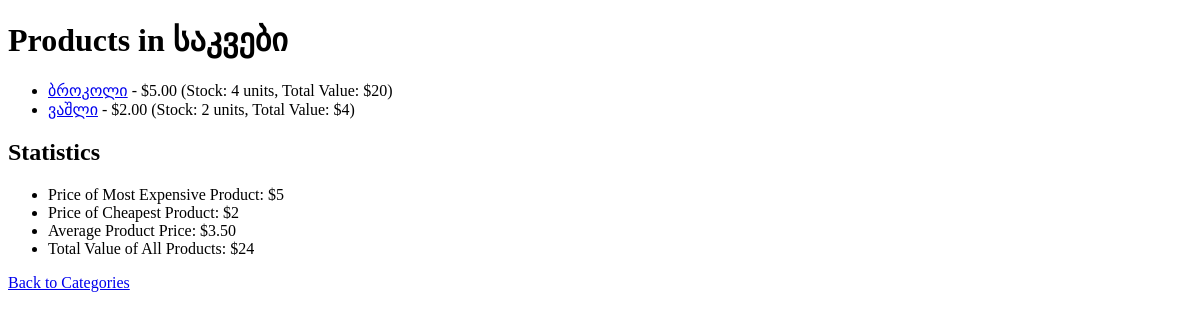
/store/category/1/products, run on an earlier commit of the app's database.
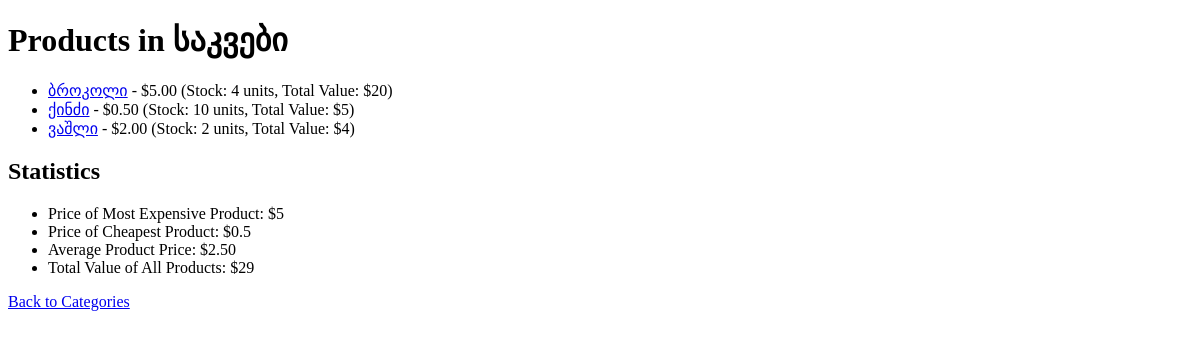
And on a later commit of the database.
### store/models.py (models this page shows, shortened)
class Category(MPTTModel):
    name = models.CharField(max_length=100)
    parent = TreeForeignKey(
        'self', on_delete=models.CASCADE, null=True, blank=True, related_name='children')

class Product(models.Model):
    name = models.CharField(max_length=100)
    description = models.TextField(blank=True)
    price = models.DecimalField(max_digits=10, decimal_places=2)
    quantity = models.PositiveIntegerField(default=1)
    categories = models.ManyToManyField(Category, related_name='products')
    image = models.ImageField(upload_to='products/', blank=True, null=True)

### store/views.py (the view)
def category_detail(request, category_id):
    category = get_object_or_404(Category.objects, id=category_id)
    subcategories = category.get_descendants(include_self=True)
    products = Product.objects.filter(categories__in=subcategories).distinct().annotate(
        total_stock_value=ExpressionWrapper(
            F('price') * F('quantity'),
            output_field=DecimalField(max_digits=20, decimal_places=2)
        )
    )
    stats = products.aggregate(
        max_price=Max('price'),
        min_price=Min('price'),
        avg_price=Avg('price'),
        total_value=Sum(
            ExpressionWrapper(F('price') * F('quantity'), output_field=DecimalField(max_digits=20, decimal_places=2)))
    )
    return render(request, 'store/category_detail.html', {
        'category': category,
        'products': products,
        'stats': stats
    })

### store/templates/store/category_detail.html (shortened to what this page needs)
<!DOCTYPE html>
<html lang="en">
<head>
 </head>
<body>
     <h1>Products in {{ category.name }}</h1>
     <ul>
         {% for product in products %}
             <li>
                 <a href="{% url 'product_detail' product.id %}">{{ product.name }}</a> - ${{ product.price }}
                 (Stock: {{ product.quantity }} units, Total Value: ${{ product.total_stock_value }})
             </li>
         {% endfor %}
     </ul>
     <h2>Statistics</h2>
       <ul>
           <li>Price of Most Expensive Product: ${{ stats.max_price }}</li>
           <li>Price of Cheapest Product: ${{ stats.min_price }}</li>
           <li>Average Product Price: ${{ stats.avg_price|floatformat:2 }}</li>
           <li>Total Value of All Products: ${{ stats.total_value }}</li>
       </ul>
     <a href="{% url 'category_list' %}">Back to Categories</a>
</body>
</html>

What changed in the data, as far as the page shows it:
added Product: name "ქინძი", price "0.50", quantity "10", total_stock_value "5"
Also different on the page:
{{ stats.min_price }}: "2" → "0.5"
{{ stats.avg_price|floatformat:2 }}: "3.50" → "2.50"
{{ stats.total_value }}: "24" → "29"
